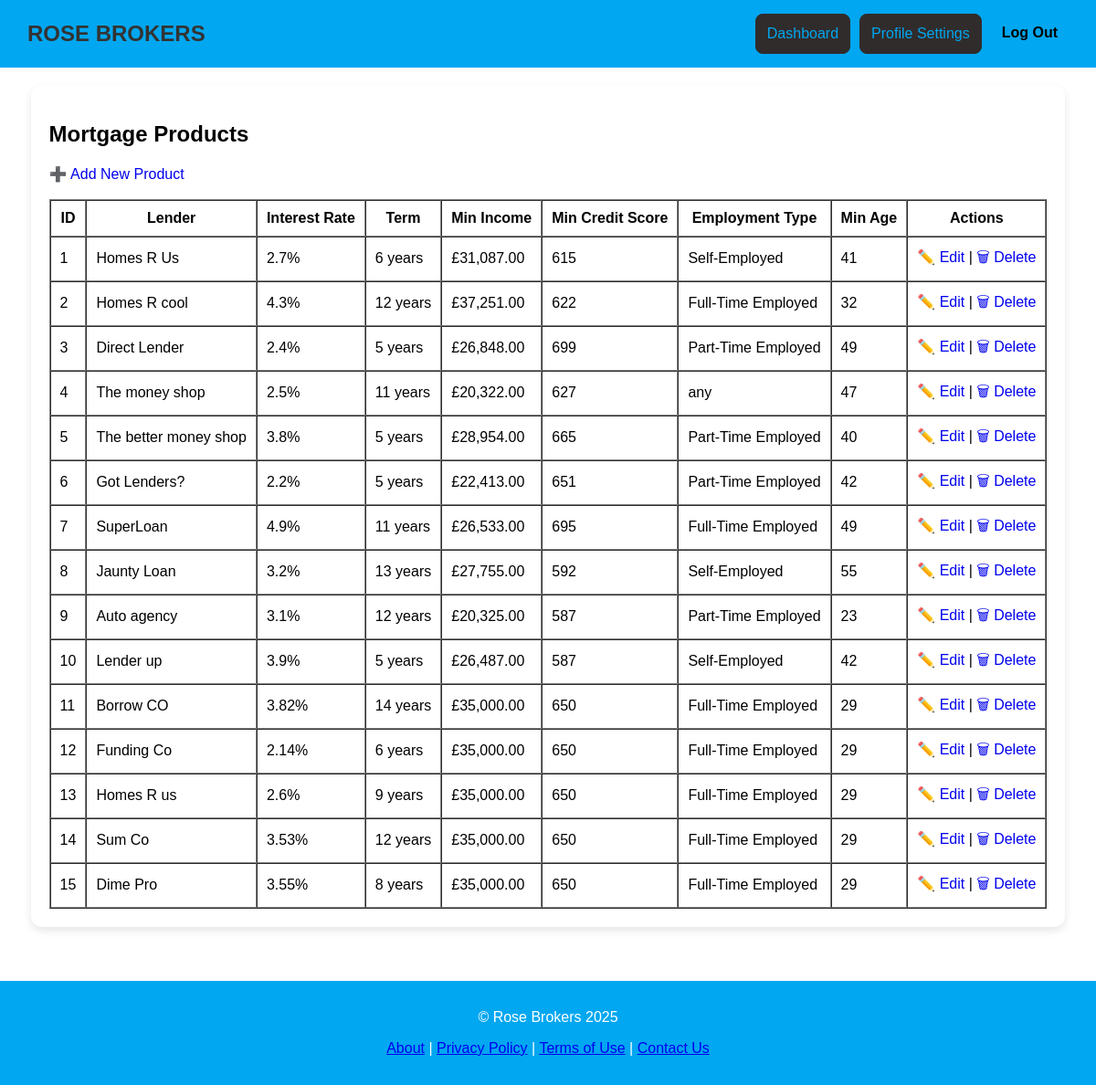
The app's page /product_list.php (signed in) with its own data.
### tables this page shows
CREATE TABLE "Product" (
	"ProductId"	INTEGER,
	"Lender"	TEXT,
	"InterestRate"	REAL,
	"MortgageTerm"	INTEGER,
	"MinIncome"	INTEGER,
	"MinCreditScore"	INTEGER,
	"EmploymentType"	TEXT,
	"MinAge"	INTEGER,
	PRIMARY KEY("ProductId")
);

### product_list.php (the view, shortened to what this page needs)
<?php
require 'db.php';
require 'headerFooter.php';
$products = $conn->query("SELECT * FROM Product")->fetchAll(PDO::FETCH_ASSOC);
?>
<!DOCTYPE html>
<html>
<head>
    <link rel="stylesheet" href="css/global.css" />
</head>
<body>
    <div class="container mt-4">
        <div class="table-container">
            <h2>Mortgage Products</h2>
            <a href="add_product.php" id="no-underline">➕ Add New Product</a><br><br>
            <table border="1" cellpadding="10" cellspacing="0">
                <tr>
                    <th>ID</th>
                    <th>Lender</th>
                    <th>Interest Rate</th>
                    <th>Term</th>
                    <th>Min Income</th>
                    <th>Min Credit Score</th>
                    <th>Employment Type</th>
                    <th>Min Age</th>
                    <th>Actions</th>
                </tr>
                <?php foreach ($products as $p): ?>
                    <tr>
                        <td><?= $p['ProductId'] ?></td>
                        <td><?= htmlspecialchars($p['Lender']) ?></td>
                        <td><?= rtrim(rtrim(number_format($p['InterestRate'], 2, '.', ''), '0'), '.') ?>%</td>
                        <td>
                            <?php
                                $months = (int) $p['MortgageTerm'];
                                $years = intdiv($months, 12);
                                $remainingMonths = $months % 12;
                                if ($years > 0 && $remainingMonths > 0) {
                                    echo "{$years} year" . ($years > 1 ? 's' : '') . " and {$remainingMonths} month" . ($remainingMonths > 1 ? 's' : '');
                                } elseif ($years > 0) {
                                    echo "{$years} year" . ($years > 1 ? 's' : '');
                                } elseif ($remainingMonths > 0) {
                                    echo "{$remainingMonths} month" . ($remainingMonths > 1 ? 's' : '');
                                } else {
                                    echo "N/A";
                                }
                            ?>
                        </td>
                        <td>£<?= number_format($p['MinIncome'], 2) ?></td>
                        <td><?= $p['MinCreditScore'] ?></td>
                        <td><?= $p['EmploymentType'] ?></td>
                        <td><?= $p['MinAge'] ?></td>
                        <td>
                            <a href="edit_product.php?id=<?= $p['ProductId'] ?>" id="no-underline">✏️ Edit</a> |
                            <a href="delete_product.php?id=<?= $p['ProductId'] ?>" onclick="return confirm('Are you sure?')" id="no-underline">🗑 Delete</a>
                        </td>
                    </tr>
                <?php endforeach; ?>
            </table>
        </div>
    </div>
</body>
</html>

### css/global.css (style rules this page uses)
body { font-family: Arial, sans-serif; margin: 0; padding: 0; background-color: white; }
.container { display: flex; height: 100vh; justify-content: center; align-items: center; padding-top: 80px; padding-bottom: 80px; }
.table-container { background: white; padding: 20px; border-radius: 12px; box-shadow: 0px 4px 10px rgba(0, 0, 0, 0.1); }
#no-underline { text-decoration: none; }

### records on screen
product: ProductId "1", Lender "Homes R Us", InterestRate "2.7", MortgageTerm "6", MinIncome "31,087.00", MinCreditScore "615", EmploymentType "Self-Employed", MinAge "41"
product: ProductId "2", Lender "Homes R cool", InterestRate "4.3", MortgageTerm "12", MinIncome "37,251.00", MinCreditScore "622", EmploymentType "Full-Time Employed", MinAge "32"
product: ProductId "3", Lender "Direct Lender", InterestRate "2.4", MortgageTerm "5", MinIncome "26,848.00", MinCreditScore "699", EmploymentType "Part-Time Employed", MinAge "49"
product: ProductId "4", Lender "The money shop", InterestRate "2.5", MortgageTerm "11", MinIncome "20,322.00", MinCreditScore "627", EmploymentType "any", MinAge "47"
product: ProductId "5", Lender "The better money shop", InterestRate "3.8", MortgageTerm "5", MinIncome "28,954.00", MinCreditScore "665", EmploymentType "Part-Time Employed", MinAge "40"
product: ProductId "6", Lender "Got Lenders?", InterestRate "2.2", MortgageTerm "5", MinIncome "22,413.00", MinCreditScore "651", EmploymentType "Part-Time Employed", MinAge "42"
product: ProductId "7", Lender "SuperLoan", InterestRate "4.9", MortgageTerm "11", MinIncome "26,533.00", MinCreditScore "695", EmploymentType "Full-Time Employed", MinAge "49"
product: ProductId "8", Lender "Jaunty Loan", InterestRate "3.2", MortgageTerm "13", MinIncome "27,755.00", MinCreditScore "592", EmploymentType "Self-Employed", MinAge "55"
product: ProductId "9", Lender "Auto agency", InterestRate "3.1", MortgageTerm "12", MinIncome "20,325.00", MinCreditScore "587", EmploymentType "Part-Time Employed", MinAge "23"
product: ProductId "10", Lender "Lender up", InterestRate "3.9", MortgageTerm "5", MinIncome "26,487.00", MinCreditScore "587", EmploymentType "Self-Employed", MinAge "42"
product: ProductId "11", Lender "Borrow CO", InterestRate "3.82", MortgageTerm "14", MinIncome "35,000.00", MinCreditScore "650", EmploymentType "Full-Time Employed", MinAge "29"
product: ProductId "12", Lender "Funding Co", InterestRate "2.14", MortgageTerm "6", MinIncome "35,000.00", MinCreditScore "650", EmploymentType "Full-Time Employed", MinAge "29"
product: ProductId "13", Lender "Homes R us", InterestRate "2.6", MortgageTerm "9", MinIncome "35,000.00", MinCreditScore "650", EmploymentType "Full-Time Employed", MinAge "29"
product: ProductId "14", Lender "Sum Co", InterestRate "3.53", MortgageTerm "12", MinIncome "35,000.00", MinCreditScore "650", EmploymentType "Full-Time Employed", MinAge "29"
product: ProductId "15", Lender "Dime Pro", InterestRate "3.55", MortgageTerm "8", MinIncome "35,000.00", MinCreditScore "650", EmploymentType "Full-Time Employed", MinAge "29"
